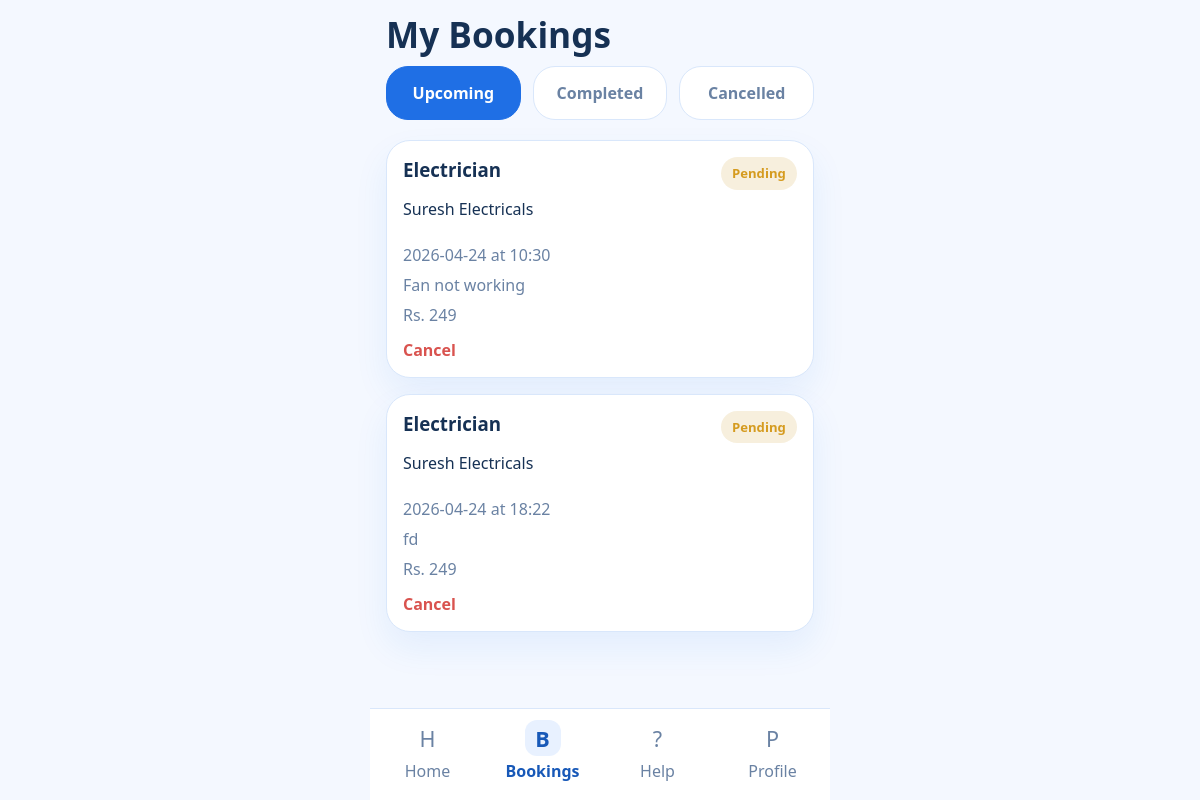
/my-bookings (signed in), run on an earlier commit of the app's database.
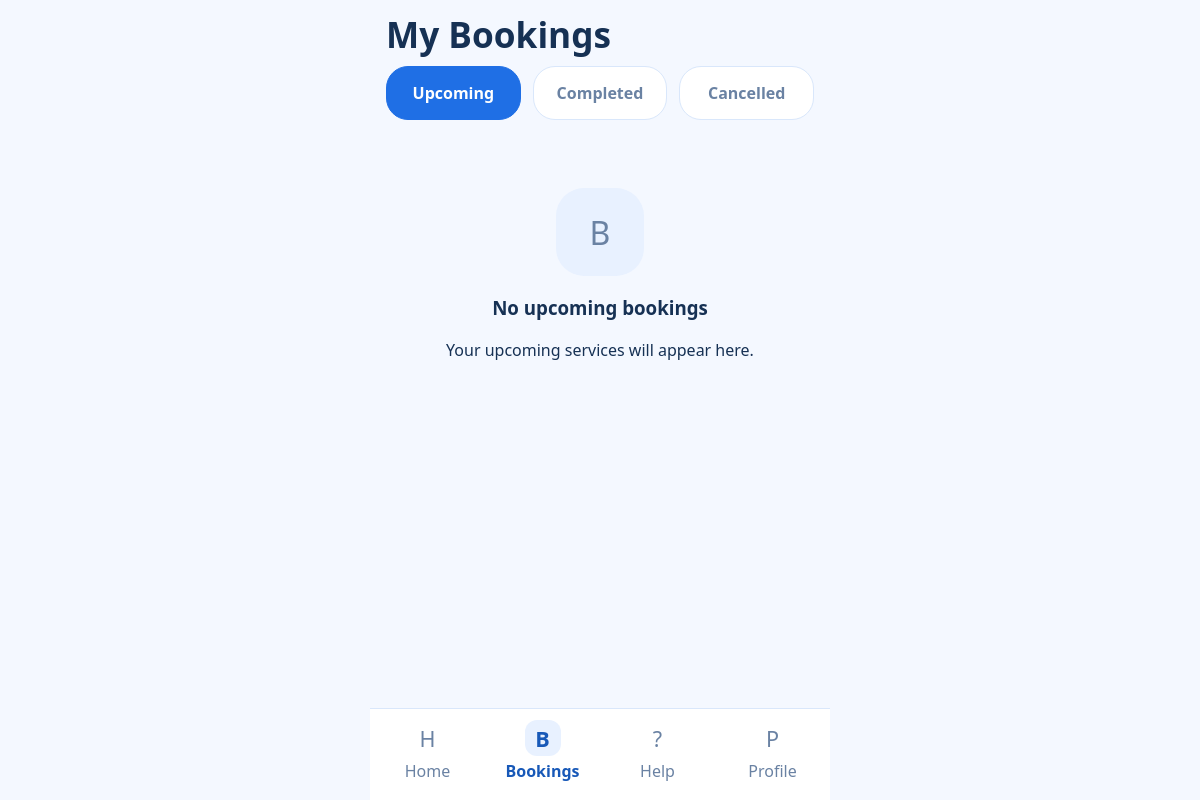
And on a later commit of the database.
### tables this page shows
CREATE TABLE bookings (
            id INTEGER PRIMARY KEY AUTOINCREMENT,
            user_email TEXT,
            service TEXT,
            provider TEXT,
            name TEXT,
            address TEXT,
            date TEXT,
            time TEXT,
            issue TEXT,
            status TEXT DEFAULT 'Pending'
        , customer_phone TEXT, provider_phone TEXT, amount INTEGER DEFAULT 0, created_at TEXT);

### app.py (the view)
@app.route("/my-bookings")
@login_required
@customer_required
def my_bookings():
    active_tab = request.args.get("tab", "upcoming")
    conn = get_db()
    rows = conn.execute(
        "SELECT * FROM bookings WHERE user_email = ? ORDER BY id DESC",
        (session["user_email"],),
    ).fetchall()
    conn.close()
    bookings = [row_dict(row) for row in rows]
    return render_template(
        "my_bookings.html",
        bookings=bookings,
        filtered_bookings=filter_bookings(bookings, active_tab),
        active_tab=active_tab,
        stats=booking_status_breakdown(bookings),
    )

### app.py (called while the page is built, shortened)
def get_db() -> sqlite3.Connection:
    conn = sqlite3.connect(DB_PATH)
    conn.row_factory = sqlite3.Row
    return conn

def row_dict(row):
    return dict(row) if row else None

def get_services(search_query: str = "") -> list[dict]:
    conn = get_db()
    rows = conn.execute(
        """
        SELECT
            s.*,
            COUNT(p.id) AS providers_count
        FROM services s
        LEFT JOIN providers p ON p.service_slug = s.slug
        GROUP BY s.id
        ORDER BY s.name
        """
    ).fetchall()
    conn.close()
    services = [row_dict(row) for row in rows]
    return services

def login_required(view):
    @wraps(view)
    def wrapped_view(*args, **kwargs):
        if "user_email" not in session:
            flash("Please sign in to continue.", "warning")
            return redirect(url_for("login"))
        return view(*args, **kwargs)
    return wrapped_view

@app.context_processor
def inject_layout_data():
    return {
        "nav_services": get_services(),
        "current_role": session.get("role"),
        "current_endpoint": request.endpoint,
    }

### templates/my_bookings.html (shortened to what this page needs)
{% extends "base.html" %}
{% block content %}
<section class="mobile-page-head">
    <h1>My Bookings</h1>
</section>
<section class="segmented-tabs">
    <a class="segment {% if active_tab == 'upcoming' %}active{% endif %}" href="{{ url_for('my_bookings', tab='upcoming') }}">Upcoming</a>
    <a class="segment {% if active_tab == 'completed' %}active{% endif %}" href="{{ url_for('my_bookings', tab='completed') }}">Completed</a>
    <a class="segment {% if active_tab == 'cancelled' %}active{% endif %}" href="{{ url_for('my_bookings', tab='cancelled') }}">Cancelled</a>
</section>
{% if filtered_bookings %}
<section class="mobile-booking-list">
    {% for booking in filtered_bookings %}
    <article class="mobile-booking-card">
        <div class="mobile-booking-head">
            <div>
                <h3>{{ booking.service }}</h3>
                <p>{{ booking.provider }}</p>
            </div>
            <span class="status-pill status-{{ booking.status|lower|replace(' ', '-') }}">{{ booking.status }}</span>
        </div>
        <p class="booking-detail-line">{{ booking.date }} at {{ booking.time }}</p>
        <p class="booking-detail-line">{{ booking.issue }}</p>
        <p class="booking-detail-line">Rs. {{ booking.amount or 0 }}</p>
        {% set status = booking.status|lower %}
        {% if active_tab == 'upcoming' and status not in ['completed', 'cancelled', 'cancel requested'] %}
        <a class="cancel-text-link" href="{{ url_for('request_cancel', booking_id=booking.id) }}">Cancel</a>
        {% endif %}
    </article>
    {% endfor %}
</section>
{% else %}
<section class="bookings-empty">
    <div class="empty-icon">B</div>
    {% if active_tab == 'completed' %}
    <h3>No completed bookings</h3>
    <p>Your completed services will appear here.</p>
    {% elif active_tab == 'cancelled' %}
    <h3>No cancelled bookings</h3>
    <p>Your cancelled services will appear here.</p>
    {% else %}
    <h3>No upcoming bookings</h3>
    <p>Your upcoming services will appear here.</p>
    {% endif %}
</section>
{% endif %}
{% endblock %}

What changed in the data, as far as the page shows it:
no longer on this page (row edited): bookings: service "Electrician", provider "Suresh Electricals", status "Pending", date "2026-04-24", time "10:30", issue "Fan not working", amount "249"
no longer on this page (row edited): bookings: service "Electrician", provider "Suresh Electricals", status "Pending", date "2026-04-24", time "18:22", issue "fd", amount "249"
Also different on the page:
text now shown: "B No upcoming bookings Your upcoming services will appear here."
